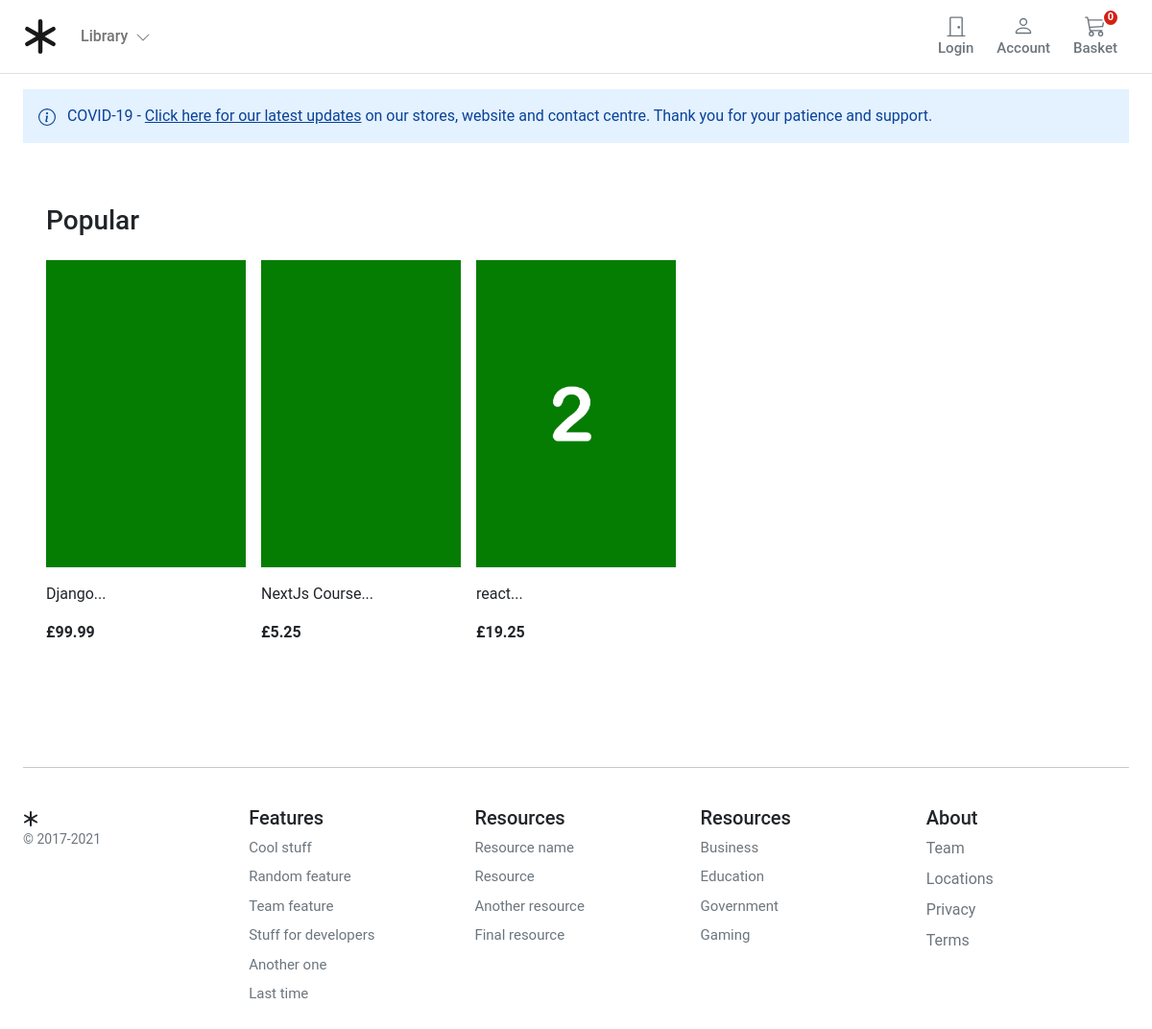
/, run on an earlier commit of the app's database.
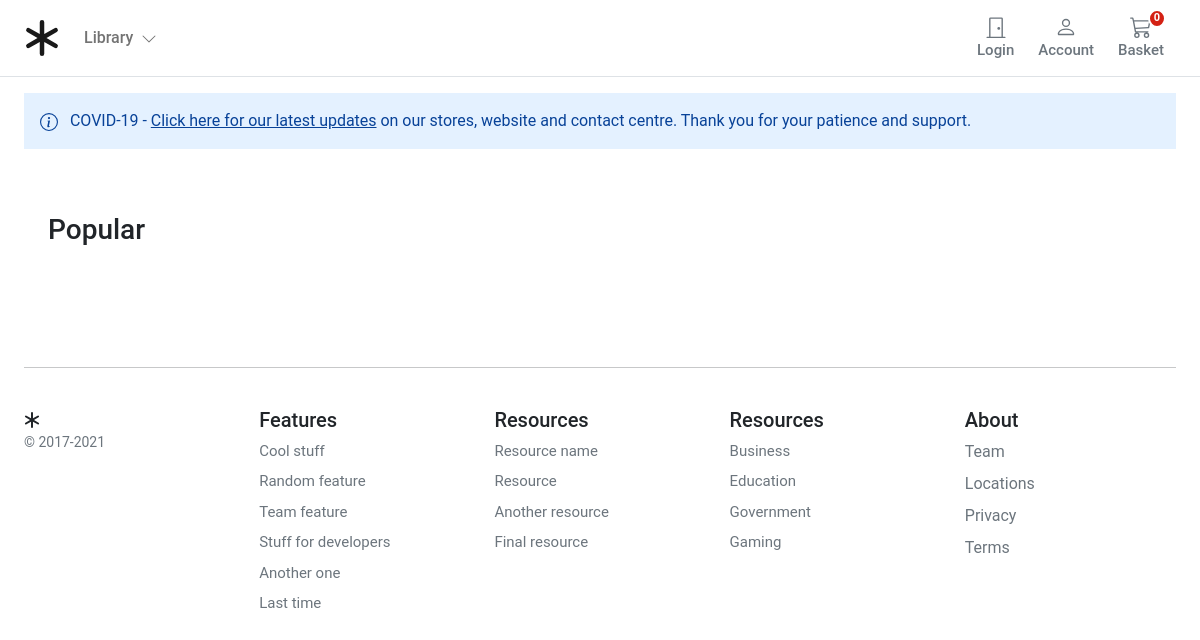
And on a later commit of the database.
### store/models.py (models this page shows, shortened)
class Product(models.Model):
    category = models.ForeignKey(Category, on_delete=models.CASCADE, related_name='product')
    created_by = models.ForeignKey(settings.AUTH_USER_MODEL, on_delete=models.CASCADE, related_name='product_creator')
    title = models.CharField(max_length=255)
    author = models.CharField(max_length=255, default='admin')
    description = models.TextField(blank=True)
    image = models.ImageField(upload_to='images/', default='images/default.png')
    slug = models.SlugField(max_length=255)
    price = models.DecimalField(max_digits=4, decimal_places=2)
    in_stock = models.BooleanField(default=True)
    is_active = models.BooleanField(default=True)
    created = models.DateTimeField(auto_now_add=True)
    updated = models.DateTimeField(auto_now=True)
    objects = models.Manager()
    products = ProductManager()
    class Meta:
        verbose_name_plural = 'Products'
        ordering = ('-created',)
    def get_absolute_url(self):
        return reverse('store:product_detail', args=[self.slug])

### store/views.py (the view)
# urls.py: path('', views.ProductsAll.as_view(), name='product_all'),
class ProductsAll(View):
    def get(self, request):
        products = Product.products.all()
        return render(request, 'store/home.html', {'products': products})

### basket/basket.py (called while the page is built)
    def __len__(self):
        return sum(item['qty'] for item in self.basket.values())

### basket/context_processors.py (called while the page is built)
def basket(request):
    return {'basket': Basket(request)}

### store/context_processors.py (called while the page is built)
def categories(request):
    return {
        'categories': Category.objects.all()
    }

### store/models.py (called while the page is built)
    def get_queryset(self):
        return super().get_queryset().filter(is_active=True)

    def get_absolute_url(self):
        return reverse('store:category_list', args=[self.slug])

### store/templates/store/home.html (shortened to what this page needs)
{% extends 'base.html' %}
{% load static %}
{% block content %}
    <main>
        <div class="container">
            <div class="alert alert-primary fw600 rounded-0 border-0 py-3" role="alert">
                COVID-19 - <u>Click here for our latest updates</u> on our stores, website and contact centre. Thank you
                for
                your patience and support.
            </div>
            <div class="container">
                <div class="row">
                    <div class="album py-5">
                        <div class="pb-3">
                            <h1 class="h3">Popular</h1>
                        </div>
                        <div class="row row-cols-1 row-cols-sm-2 row-cols-md-5 g-3">
                            {% for product in products %}
                                <div class="col">
                                    <div class="card border-0">
                                        <img class="img-fluid" alt="Responsive image" src="{{ product.image.url }}">
                                        <div class="card-body px-0">
                                            <p class="card-text">
                                                <a class="text-dark text-decoration-none"
                                                   href="{{ product.get_absolute_url }}">{{ product.title|slice:":50" }}...</a>
                                            </p>
                                            <div class="fw-bold">£{{ product.price }}</div>
                                        </div>
                                    </div>
                                </div>
                            {% endfor %}
                        </div>
                    </div>
                </div>
            </div>
    </main>
{% endblock %}

### templates/base.html (shortened to what this page needs)
{% load static %}
<!DOCTYPE html>
<html lang="en">
<head>
    <link href="https://cdn.jsdelivr.net/npm/bootstrap@5.1.3/dist/css/bootstrap.min.css" rel="stylesheet"
>
    <link rel="stylesheet" href="{% static 'main/css/base.css' %}">
    <link rel="stylesheet" href="{% static 'basket/css/basket.css' %}">
</head>
<body>
{% include 'inc/navbar.html' %}
<div id="content">{% block content %}{% endblock %}</div>
{% include 'inc/footer.html' %}
</body>
</html>

### templates/inc/navbar.html (shortened to what this page needs)
<header class="pb-3">
    <nav class="navbar navbar-expand-md navbar-light bg-white border-bottom">
        <div class="container-fluid px-md-4">
            <div class="d-flex w-100 navbar-collapse">
                <a class="navbar-brand d-flex-inline" href="/">
                </a>
                <ul class="navbar-nav me-auto mb-2 mb-md-0">
                    <li class="nav-item dropdown">
                        <a class="nav-link dropdown-toggle d-none d-md-block fw500" href="#" id="navbarDropdown"
                           role="button" data-bs-toggle="dropdown" aria-expanded="false">
                            Library
                            <i class="ps-1">
                                <svg xmlns="http://www.w3.org/2000/svg" width="16" height="16"
                                     fill="currentColor" class="bi bi-chevron-down" viewBox="0 0 16 16">
                                    <path fill-rule="evenodd"
                                          d="M1.646 4.646a.5.5 0 0 1 .708 0L8 10.293l5.646-5.647a.5.5 0 0 1 .708.708l-6 6a.5.5 0 0 1-.708 0l-6-6a.5.5 0 0 1 0-.708z"/>
                                </svg>
                            </i>
                        </a>
                    </li>
                </ul>
                {% if user.is_authenticated %}
                    <a type="button" role="button" href="{% url 'account:logout' %}"
                       class="btn btn-outline-secondary border-0 basket-btn">
                        <div>
                            <svg xmlns="http://www.w3.org/2000/svg" width="22" height="22" fill="currentColor"
                                 class="bi bi-door-closed" viewBox="0 0 16 16">
                                <path
                                        d="M3 2a1 1 0 0 1 1-1h8a1 1 0 0 1 1 1v13h1.5a.5.5 0 0 1 0 1h-13a.5.5 0 0 1 0-1H3V2zm1 13h8V2H4v13z"/>
                                <path d="M9 9a1 1 0 1 0 2 0 1 1 0 0 0-2 0z"/>
                            </svg>
                        </div>
                        <span class="fs15 fw500">Logout</span>
                    </a>
                {% else %}
                    <a type="button" role="button" href="{% url 'account:login' %}"
                       class="btn btn-outline-secondary border-0 basket-btn">
                        <div>
                            <svg xmlns="http://www.w3.org/2000/svg" width="22" height="22" fill="currentColor"
                                 class="bi bi-door-closed" viewBox="0 0 16 16">
                                <path
                                        d="M3 2a1 1 0 0 1 1-1h8a1 1 0 0 1 1 1v13h1.5a.5.5 0 0 1 0 1h-13a.5.5 0 0 1 0-1H3V2zm1 13h8V2H4v13z"/>
                                <path d="M9 9a1 1 0 1 0 2 0 1 1 0 0 0-2 0z"/>
                            </svg>
                        </div>
                        <span class="fs15 fw500">Login</span>
                    </a>
                {% endif %}
                <a type="button" role="button" href="{% url 'account:dashboard' %}"
                   class="btn btn-outline-secondary border-0 basket-btn">
                    <div>
                    </div>
                    <span class="fs15 fw500">Account</span>
                </a>
                <a type="button" role="button" href="{% url "basket:basket_summary" %}"
                   class="btn btn-outline-secondary border-0 basket-btn">
                    {% with total_qty=basket|length %}
                        <div id="basket-qty" class="basket-qty">
                            {% if total_qty > 0 %}
                                {{ total_qty }}
                            {% else %}
                                0
                            {% endif %}
                        </div>
                    {% endwith %}
                    <div>
                    </div>
                    <span class="fs15 fw500">Basket</span>
                </a>
            </div>
        </div>
    </nav>
</header>

### templates/inc/footer.html (shortened to what this page needs)
<footer class="container py-5 footer">
    <hr>
    <div class="row pt-4">
        <div class="col-12 col-md">
            <small class="d-block mb-3 text-muted">&copy; 2017-2021</small>
        </div>
        <div class="col-6 col-md fs15">
            <h5>Features</h5>
            <ul class="list-unstyled">
                <li><a class="link-secondary text-decoration-none" href="#">Cool stuff</a></li>
                <li><a class="link-secondary text-decoration-none" href="#">Random feature</a></li>
                <li><a class="link-secondary text-decoration-none" href="#">Team feature</a></li>
                <li><a class="link-secondary text-decoration-none" href="#">Stuff for developers</a></li>
                <li><a class="link-secondary text-decoration-none" href="#">Another one</a></li>
                <li><a class="link-secondary text-decoration-none" href="#">Last time</a></li>
            </ul>
        </div>
        <div class="col-6 col-md fs15">
            <h5>Resources</h5>
            <ul class="list-unstyled">
                <li><a class="link-secondary text-decoration-none" href="#">Resource name</a></li>
                <li><a class="link-secondary text-decoration-none" href="#">Resource</a></li>
                <li><a class="link-secondary text-decoration-none" href="#">Another resource</a></li>
                <li><a class="link-secondary text-decoration-none" href="#">Final resource</a></li>
            </ul>
        </div>
        <div class="col-6 col-md fs15">
            <h5>Resources</h5>
            <ul class="list-unstyled">
                <li><a class="link-secondary text-decoration-none" href="#">Business</a></li>
                <li><a class="link-secondary text-decoration-none" href="#">Education</a></li>
                <li><a class="link-secondary text-decoration-none" href="#">Government</a></li>
                <li><a class="link-secondary text-decoration-none" href="#">Gaming</a></li>
            </ul>
        </div>
        <div class="col-6 col-md">
            <h5>About</h5>
            <ul class="list-unstyled">
                <li><a class="link-secondary text-decoration-none" href="#">Team</a></li>
                <li><a class="link-secondary text-decoration-none" href="#">Locations</a></li>
                <li><a class="link-secondary text-decoration-none" href="#">Privacy</a></li>
                <li><a class="link-secondary text-decoration-none" href="#">Terms</a></li>
            </ul>
        </div>
    </div>
</footer>

### static/main/css/base.css (style rules this page uses)
@media (min-width: 1000px) { .container { max-width: 1000px; } }
@media (max-width: 1200px) { .container { max-width: 100%; padding: 0 24px; } }
.dropdown-toggle::after { display: none; }
.alert-primary { background-color: #E4F1FF; }
html, body, p, div { letter-spacing: -0.02px; font-family: 'Roboto', sans-serif; }
.fs15 { font-size: 0.9375rem; }
.fw500 { font-weight: 500; }
.footer > div > div > ul > li { padding-bottom: 8px; }

### static/basket/css/basket.css (style rules this page uses)
.basket-qty { color: #fff; background: #d42114; border: 2px solid #fff; border-radius: 50%; text-align: center; font-size: 11px; height: 15px; width: 14px; position: absolute; box-sizing: content-box; font-weight: 600; display: flex; justify-content: center; align-items: center; top: 1px; right: 10px; }
.basket-btn { position: relative; }

What changed in the data, as far as the page shows it:
removed Product: image (placeholder picture), title "Django", price "99.99"
removed Product: image (placeholder picture), title "NextJs Course", price "5.25"
removed Product: image (picture), title "react", price "19.25"
